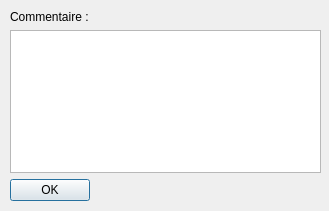
<?xml version="1.0" encoding="UTF-8"?>
<ui version="4.0">
 <class>DialogBrainstorm</class>
 <widget class="QDialog" name="DialogBrainstorm">
  <property name="geometry">
   <rect>
    <x>0</x>
    <y>0</y>
    <width>329</width>
    <height>211</height>
   </rect>
  </property>
  <property name="windowTitle">
   <string>Brainstorm</string>
  </property>
  <widget class="QWidget" name="verticalLayoutWidget">
   <property name="geometry">
    <rect>
     <x>10</x>
     <y>10</y>
     <width>311</width>
     <height>191</height>
    </rect>
   </property>
   <layout class="QVBoxLayout" name="layoutPrincipal">
    <item>
     <widget class="QLabel" name="labelCommentaire">
      <property name="text">
       <string>Commentaire : </string>
      </property>
     </widget>
    </item>
    <item>
     <widget class="QPlainTextEdit" name="TextCommentaire"/>
    </item>
    <item>
     <widget class="QDialogButtonBox" name="buttonBox">
      <property name="orientation">
       <enum>Qt::Vertical</enum>
      </property>
      <property name="standardButtons">
       <set>QDialogButtonBox::Ok</set>
      </property>
     </widget>
    </item>
   </layout>
  </widget>
 </widget>
 <resources/>
 <connections>
  <connection>
   <sender>buttonBox</sender>
   <signal>accepted()</signal>
   <receiver>DialogBrainstorm</receiver>
   <slot>accept()</slot>
   <hints>
    <hint type="sourcelabel">
     <x>248</x>
     <y>254</y>
    </hint>
    <hint type="destinationlabel">
     <x>157</x>
     <y>274</y>
    </hint>
   </hints>
  </connection>
  <connection>
   <sender>buttonBox</sender>
   <signal>rejected()</signal>
   <receiver>DialogBrainstorm</receiver>
   <slot>reject()</slot>
   <hints>
    <hint type="sourcelabel">
     <x>316</x>
     <y>260</y>
    </hint>
    <hint type="destinationlabel">
     <x>286</x>
     <y>274</y>
    </hint>
   </hints>
  </connection>
 </connections>
</ui>
